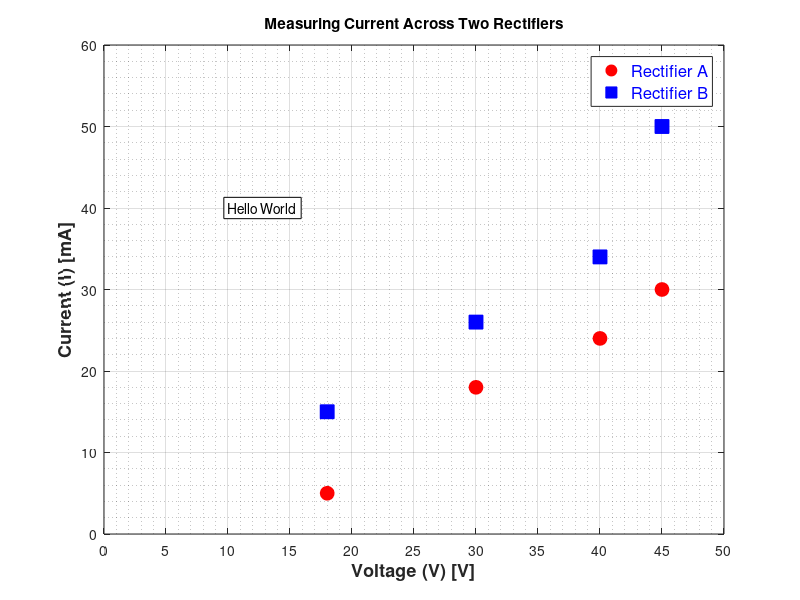

This chart was generated by the following MATLAB code:
%{
Chris Jakins
3/29/2017

Abscissa (x axis)
    independent variable controlled param
Ordinate (y axis)
    dependent variable measured param

FORMATTING
label axes to include variable, (symbol), [units]
title at the top as descriptive as possible
gridlines (horiz and vert)
experimental - just the points
theoretical - line
2+ data sets - include a legend
%}

clear
clc 
close all

voltage = [18 30 40 45];
rectA = [5 18 24 30];
rectB = [15 26 34 50];

% PLOTTING
figure('color', 'white')
% plot(voltage, rectA, 'r o', voltage, rectB, 'x b')
% plot(voltage, rectA, 'r o', voltage, rectB, 'x b', 'MarkerSize', 10, 'MarkerFaceColor', 'r')
plot(voltage, rectA, 'r o', 'MarkerSize', 10, 'MarkerFaceColor', 'r')
hold on
plot(voltage, rectB, 'b s', 'MarkerSize', 10, 'MarkerFaceColor', 'b')
grid
grid minor
axis([0 50 0 60])
xlabel('Voltage (V) [V]', 'FontWeight', 'bold', 'FontSize', 13)
ylabel('Current (I) [mA]', 'FontWeight', 'bold', 'FontSize', 13)
legend('Rectifier A', 'Rectifier B', 'Location', 'Best')
title('Measuring Current Across Two Rectifiers')

helloWorld = 'Hello World';
text(10, 40, helloWorld, 'BackgroundColor', 'w', 'EdgeColor', 'k','FontSize', 10)

% advanced 

% grid spacing
set(gca, 'XTick', 0:5:50)
% legend
L = legend('Rectifier A', 'Rectifier B', 'Location', 'Best');
set(L, 'FontSize', 12, 'TextColor', 'b')